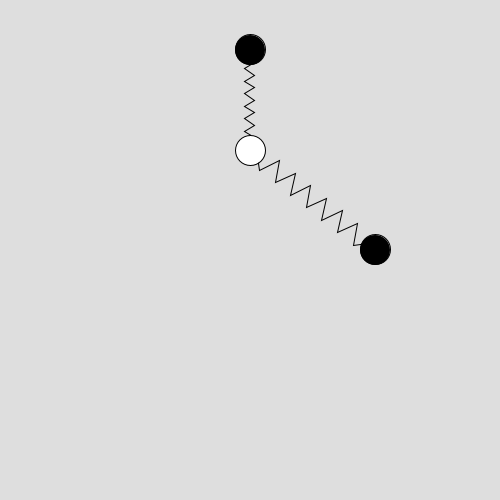
Frame 1 (no input)
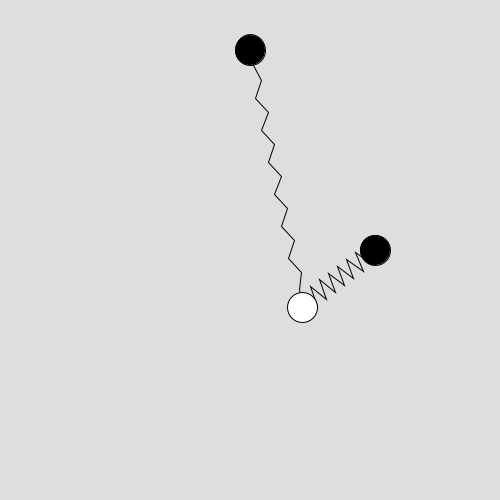
Frame 60 (the mouse pressed at the canvas centre just before this capture)
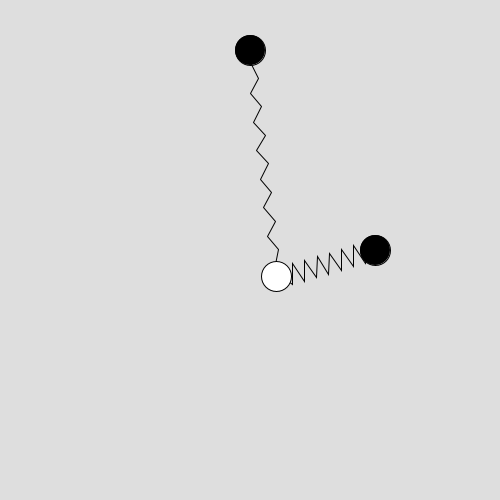
Frame 120 (the mouse held since frame 60 and released just before this capture)

The Processing sketch that drew these frames (run headless with seeded random() and noise(); from frame 60 on, the mouse is pressed at the canvas centre):

// Processing sketch: processing_8828
// ── processing_8828.pde

//Ressorts

ArrayList masses;
float dt = 0.1;

class Masse
{
boolean mobile;
float mass;
PVector pos;
PVector vit;
PVector acc;
PVector Forces;
ArrayList ressorts_att;

Masse 
(
String mobilite, 
float mass_i,
PVector pos_i,
ArrayList ressorts_attaches
)
{
if(mobilite.equals("mobile")) {mobile = true;} else {mobile = false;}
mass = mass_i;
pos = pos_i;
vit = new PVector(0, 0);
if (mobile) {rgb = color(255);} else {rgb = color(0);}
ressorts_att = ressorts_attaches;
}

Masse 
(
String mobilite, 
float mass_i,
PVector pos_i
)
{this (mobilite, mass_i, pos_i, new ArrayList());}

Masse()
{this ("mobile", 1, new PVector(0, 0));}

float ray = 15;
color rgb;

void aff()
{
ellipseMode(RADIUS);
fill(rgb);
ellipse(pos.x, pos.y, ray, ray);
}

void actu()
{
if (mobile)
{
Forces = new PVector(0, 0); //init
Forces.add(new PVector(0, 10*mass)); //Poids
Forces.add(PVector.mult(vit, -0.5)); //Frottements
for (int i = 0; i < ressorts_att.size(); i++)
{
Forces.add(((Ressort) ressorts_att.get(i)).Force);
}
acc = PVector.mult(Forces, 1/mass);
vit.add(PVector.mult(acc, dt));
pos.add(PVector.mult(vit, dt));
//println("Force : x = " + Forces.x + "; " + Forces.y + "; ");
}
}
}

ArrayList ressorts;

class Ressort
{
float k; //constante de raideur
float l0; //longueur à vide

int i_att1;
Masse att1; //attache 1
int i_att2;
Masse att2; //attache 2

PVector ur; //vect. orientation
float l; //longueur courante
PVector Force;
float delta_l; //variation l-l0

Ressort (
int i_attache1, //Masse attache1, questions de simplicité, on prend l'entier du tableau masses a la place
int i_attache2, 
float const_raideur,
float long_a_vide)
{
i_att1 = i_attache1;
att1 = (Masse) masses.get(i_att1);
i_att2 = i_attache2;
att2 = (Masse) masses.get(i_att2);
k = const_raideur;
l0 = long_a_vide;

ur = new PVector(att2.pos.x- att1.pos.x, att2.pos.y - att1.pos.y); ur.normalize(); 
l = sqrt(sq(att2.pos.x - att1.pos.x) + sq(att2.pos.y - att1.pos.y));
delta_l = l - l0;
Force = new PVector(0, 0);
}

Ressort()
{this (0, 0, 1, 1);}

void actu_att()
{
att1 = (Masse) masses.get(i_att1);
att2 = (Masse) masses.get(i_att2);
}
PVector ur()
{actu_att(); PVector ur = new PVector(att2.pos.x- att1.pos.x, att2.pos.y - att1.pos.y); ur.normalize(); return(ur);}
float l()
{return(sqrt(sq(att2.pos.x - att1.pos.x) + sq(att2.pos.y - att1.pos.y)));}
PVector force()
{PVector forces = PVector.mult(ur(), -k*(l() - l0)); return(forces);}

void actu()
{
ur = new PVector(att2.pos.x- att1.pos.x, att2.pos.y - att1.pos.y); ur.normalize();
l = sqrt(sq(att2.pos.x - att1.pos.x) + sq(att2.pos.y - att1.pos.y));
delta_l = l - l0;
Force = PVector.mult(ur, -k*delta_l);
}

void aff()
{
//strokeWeight(l0*k/l); stroke(rgb); line(att1.pos.x, att1.pos.y, att2.pos.x, att2.pos.y);
translate(att1.pos.x, att1.pos.y);
rotate(-0*HALF_PI+atan2(ur.y, ur.x));
noFill();
beginShape(); ellipseMode(CENTER);
vertex(0, 0); vertex(l/16, 0); 
for (int i = 1; i < 14; i++)
{vertex(+i*l/16 + l/16, pow(-1, i)*k*10*l0/200);}
vertex(l-l/16, 0); vertex(l, 0);
endShape();
rotate(+0*HALF_PI-atan2(ur.y, ur.x));
translate(-att1.pos.x, -att1.pos.y);
}
}

color backg = color(222);
Masse M0, M1, M2;
Ressort R0, R1;
void setup()
{
size(500, 500);
smooth();
background(backg);
pause = false;

init_ress_mass();

courbe = new float[width];
}

void init_ress_mass()
{
M0 = new Masse("immobile", 10, new PVector(width/2, 50));
M1 = new Masse("mobile", 10, new PVector(width/2, 150));
M2 = new Masse("immobile", 10, new PVector(width/2+125, 250));
i_cour = 3;
//M1 = new Masse("mobile", 10, new PVector(300, 250));

masses = new ArrayList();
masses.add(M0); masses.add(M1); masses.add(M2);

R0 = new Ressort(0, 1, 1, 100);
R1 = new Ressort(2, 1, 2, 100); //Attention, mettre la masse mobile en 2eme si on ne fait pas attention aus ens de la force....

ressorts = new ArrayList();
ressorts.add(R0); ressorts.add(R1);
associe_ressorts();
}

float [] courbe;
void aff_courbe()
{
background(backg);
noFill();
beginShape();
for (int i = 0; i < courbe.length; i++)
{
vertex(i, 1*courbe[i]);
}
endShape();
}
void stocke_courbe(Masse M)
{
if ((frameCount % 2) == 0)
{
for (int i = 0; i < courbe.length-1; i++)
{courbe[i] = courbe[i+1];}
courbe[courbe.length-1] = M.pos.y;
}
}

void draw()
{
background(backg);
//((Masse) masses.get(0)).pos = new PVector(mouseX, mouseY);

if (!pause)
{
for (int i = 0; i < ressorts.size(); i++)
{
((Ressort) ressorts.get(i)).actu();
((Ressort) ressorts.get(i)).aff();
}
for (int i = 0; i < masses.size(); i++)
{
((Masse) masses.get(i)).actu();
((Masse) masses.get(i)).aff();
}
stocke_courbe((Masse)masses.get(1));
}
else
{
aff_courbe();
}
}

void associe_ressorts()
{
for (int i = 0; i < masses.size(); i++)
{
Masse mass = (Masse) masses.get(i);
ArrayList ress_att = new ArrayList();
for (int j = 0; j < ressorts.size(); j++)
{
Ressort ress = (Ressort)ressorts.get(j);
if ((ress.i_att1 == i)|(ress.i_att2 == i))
//{ress_att.add((Ressort)ress);}
{((Masse)masses.get(i)).ressorts_att.add((Ressort)ressorts.get(j)); println(j);}
}
println(((Masse)masses.get(0)).ressorts_att.size());
}
}

boolean pause;
void keyPressed()
{
if (key == 'p') {pause = !pause;}
}

Masse M3;
Ressort R2;
int i_cour;
int i_max = 10;
void mousePressed()
{
if ((mouseButton == LEFT)&&(i_cour < i_max))
{
masses.add( new Masse("immobile", 10, new PVector(mouseX, mouseY)) );
ressorts.add(new Ressort(i_cour, 1, 1, 100));
associe_ressorts();
i_cour ++;
}
if (mouseButton == RIGHT)
{
masses = new ArrayList();
ressorts = new ArrayList();
init_ress_mass();
}
} 
